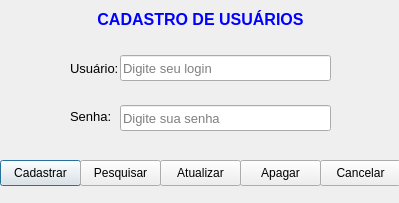
<?xml version="1.0" encoding="UTF-8"?>
<ui version="4.0">
 <class>frmCadastroUsuario</class>
 <widget class="QDialog" name="frmCadastroUsuario">
  <property name="geometry">
   <rect>
    <x>0</x>
    <y>0</y>
    <width>399</width>
    <height>203</height>
   </rect>
  </property>
  <property name="windowTitle">
   <string>Cadastro Usuario</string>
  </property>
  <widget class="QLineEdit" name="edt_pwd">
   <property name="geometry">
    <rect>
     <x>120</x>
     <y>105</y>
     <width>211</width>
     <height>26</height>
    </rect>
   </property>
   <property name="font">
    <font>
     <family>Arial</family>
     <pointsize>10</pointsize>
    </font>
   </property>
   <property name="text">
    <string/>
   </property>
   <property name="echoMode">
    <enum>QLineEdit::EchoMode::Password</enum>
   </property>
   <property name="placeholderText">
    <string>Digite sua senha</string>
   </property>
  </widget>
  <widget class="QLineEdit" name="edt_user">
   <property name="geometry">
    <rect>
     <x>120</x>
     <y>55</y>
     <width>211</width>
     <height>26</height>
    </rect>
   </property>
   <property name="font">
    <font>
     <family>Arial</family>
     <pointsize>10</pointsize>
    </font>
   </property>
   <property name="placeholderText">
    <string>Digite seu login</string>
   </property>
  </widget>
  <widget class="QLabel" name="lbl_pwd">
   <property name="geometry">
    <rect>
     <x>70</x>
     <y>106</y>
     <width>41</width>
     <height>20</height>
    </rect>
   </property>
   <property name="font">
    <font>
     <family>Arial</family>
     <pointsize>10</pointsize>
    </font>
   </property>
   <property name="text">
    <string>Senha:</string>
   </property>
  </widget>
  <widget class="QLabel" name="lbl_user">
   <property name="geometry">
    <rect>
     <x>70</x>
     <y>60</y>
     <width>49</width>
     <height>16</height>
    </rect>
   </property>
   <property name="font">
    <font>
     <family>Arial</family>
     <pointsize>10</pointsize>
    </font>
   </property>
   <property name="styleSheet">
    <string notr="true"/>
   </property>
   <property name="text">
    <string>Usuário:</string>
   </property>
  </widget>
  <widget class="QLabel" name="label">
   <property name="geometry">
    <rect>
     <x>10</x>
     <y>10</y>
     <width>381</width>
     <height>20</height>
    </rect>
   </property>
   <property name="font">
    <font>
     <family>Arial</family>
     <pointsize>10</pointsize>
    </font>
   </property>
   <property name="text">
    <string>&lt;html&gt;&lt;head/&gt;&lt;body&gt;&lt;p align=&quot;center&quot;&gt;&lt;span style=&quot; font-size:12pt; font-weight:700; color:#0000ff;&quot;&gt;CADASTRO DE USUÁRIOS&lt;/span&gt;&lt;/p&gt;&lt;/body&gt;&lt;/html&gt;</string>
   </property>
  </widget>
  <widget class="QPushButton" name="btmCadastrar">
   <property name="geometry">
    <rect>
     <x>0</x>
     <y>160</y>
     <width>81</width>
     <height>26</height>
    </rect>
   </property>
   <property name="text">
    <string>Cadastrar</string>
   </property>
   <property name="icon">
    <iconset theme="QIcon::ThemeIcon::ListAdd"/>
   </property>
  </widget>
  <widget class="QPushButton" name="btnCancelar">
   <property name="geometry">
    <rect>
     <x>320</x>
     <y>160</y>
     <width>81</width>
     <height>26</height>
    </rect>
   </property>
   <property name="text">
    <string>Cancelar</string>
   </property>
   <property name="icon">
    <iconset theme="QIcon::ThemeIcon::ProcessStop"/>
   </property>
  </widget>
  <widget class="QPushButton" name="btnPesquisar">
   <property name="geometry">
    <rect>
     <x>80</x>
     <y>160</y>
     <width>81</width>
     <height>26</height>
    </rect>
   </property>
   <property name="text">
    <string>Pesquisar</string>
   </property>
   <property name="icon">
    <iconset theme="QIcon::ThemeIcon::EditFind"/>
   </property>
  </widget>
  <widget class="QPushButton" name="btnApagar">
   <property name="geometry">
    <rect>
     <x>240</x>
     <y>160</y>
     <width>81</width>
     <height>26</height>
    </rect>
   </property>
   <property name="text">
    <string>Apagar</string>
   </property>
   <property name="icon">
    <iconset theme="QIcon::ThemeIcon::EditDelete"/>
   </property>
  </widget>
  <widget class="QPushButton" name="btnAtualizar">
   <property name="geometry">
    <rect>
     <x>160</x>
     <y>160</y>
     <width>81</width>
     <height>26</height>
    </rect>
   </property>
   <property name="text">
    <string>Atualizar</string>
   </property>
   <property name="icon">
    <iconset theme="QIcon::ThemeIcon::ViewRefresh"/>
   </property>
  </widget>
 </widget>
 <resources>
 </resources>
 <connections/>
</ui>
